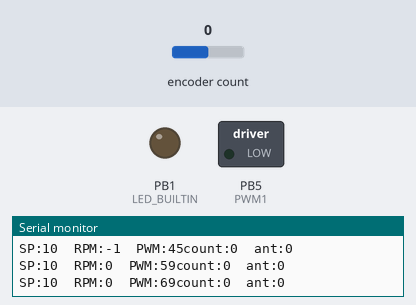
Simulated run of this sketch. Board: ATtiny85, built with avr-gcc and run on an emulated ATtiny85. Parts: switched loads named in the sketch (green lamp = pin HIGH), output pins drawn as LEDs (lit = HIGH), the last lines printed to the serial monitor. The inputs (shaded band) are chosen by the test bench; at power-on: encoder count 0. The ROS host is connected and sends only what is stated.

Above: at 0.05 s.
At 1.2 s:
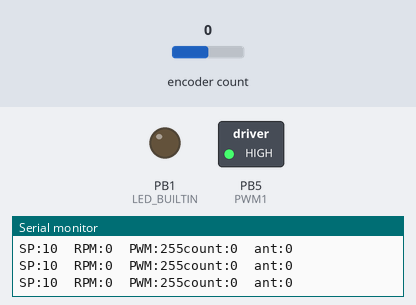
1.3 s: encoder count set to 1
4.3 s: encoder count set to 0
At 5.6 s:
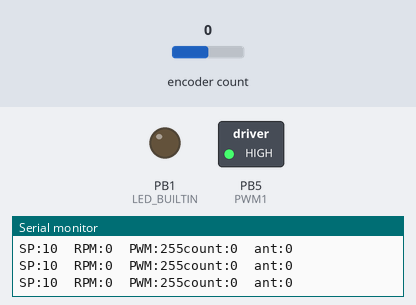
Timing chart, 0 to 7.3 s (numbered marks = the images above; inputs shaded):
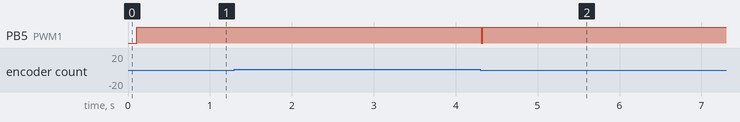

The sketch:

ros_position.ino
```cpp
#include "Encoder.h"
#include <ros.h>
#include <std_msgs/Float32.h>


// --- Mapeamento de Hardware ---
#define    encoder_C1   2                     //Conexão C1 do encoder
#define    encoder_C2   4                     //Conexão C2 do encoder
#define    encoder_Z    3                     //Conexão Z do encoder
#define    PWM1         5                     // PWM motor pin      //Saída pwm para controle de velocida do motor
#define    InA1         6                     // INA motor pin    //Controle In1 do driver L298N
#define    InB1         7                     // INB motor pin


unsigned long lastMilli = 0;                    // loop timing
unsigned long timeinterval = 0;
unsigned long encodertotal = 0;
unsigned long count = 0;
unsigned long  countAnt = 0;

int speed_req = 10;                            // speed (Set Point)

int speed_act = 0;                              // speed (actual value)
int PWM_val = 0;                                // (25% = 64; 50% = 127; 75% = 191; 100% = 255)
float Kp =   1;                                // PID proportional control Gain
float Kd =    4;                                // PID Derivitave control gain


//Set up the ros node and publisher
std_msgs::Float32 angle_msg;
ros::Publisher pub_angle("angle", &angle_msg);
ros::NodeHandle nh;

Encoder myEncoder(encoder_C1, encoder_C2);
float degree;
float scale=0.087890625;
byte      Encoder_C1Last;
int       pulse_number;


void setup()
{
  nh.initNode();
  nh.advertise(pub_angle);
  pinMode(encoder_C1,  INPUT);
  pinMode(encoder_C2,  INPUT);

  //Configura saída para controle do motor (in1 do driver)
  pinMode(InA1, OUTPUT);
  pinMode(InB1, OUTPUT);
  pinMode(PWM1, OUTPUT);

  analogWrite(PWM1, PWM_val);
  digitalWrite(InB1, LOW);
  digitalWrite(InA1, HIGH);

  attachInterrupt(1, ai1, RISING);

  pinMode(LED_BUILTIN, OUTPUT);
  pinMode(12, OUTPUT);

}


void loop()
{

   angle_msg.data = myEncoder.read()*scale;
   pub_angle.publish(&angle_msg);


   timeinterval = millis()-lastMilli;
   lastMilli = millis();


   count = encodertotal+ myEncoder.read();
   Serial.print("SP:");             Serial.print(speed_req);     Serial.print("  RPM:");          Serial.print(speed_act);   Serial.print("  PWM:");    Serial.print(PWM_val);     Serial.print("count:");             Serial.print(count);   Serial.print("  ant:");          Serial.println(countAnt);
   speed_act = (((count - countAnt)*60000)/(timeinterval*4096));          //
   PWM_val= updatePid(PWM_val, speed_req, speed_act);                        // compute PWM value
   analogWrite(PWM1, PWM_val);
   countAnt = count;
   delay(10);

   nh.spinOnce();
} //end loop


void ai1() {
    encodertotal= encodertotal+ myEncoder.read();
    Serial.print("enc tot:");             Serial.print(encodertotal);   Serial.print("  myenco:");          Serial.println(myEncoder.read());
    myEncoder.write(0);

    digitalWrite(LED_BUILTIN, HIGH);   // turn the LED on (HIGH is the voltage level)
    digitalWrite(12, HIGH);   // turn the LED on (HIGH is the voltage level)

    delay(10);                       // wait for a second
    digitalWrite(LED_BUILTIN, LOW);    // turn the LED off by making the voltage LOW
    digitalWrite(12, LOW);    // turn the LED off by making the voltage LOW


}


int updatePid(int command, int targetValue, int currentValue)   {             // compute PWM value
float pidTerm = 0;                                                            // PID correction
int error=0;
static int last_error=0;
 error = abs(targetValue) - abs(currentValue);
 pidTerm = (Kp * error) + (Kd * (error - last_error));
 last_error = error;
 return constrain(command + int(pidTerm), 0, 255);
}
```

Measured:
- after the input at 4.3 s, PB5 (PWM1): HIGH → LOW at once, → HIGH 0.01 s later
